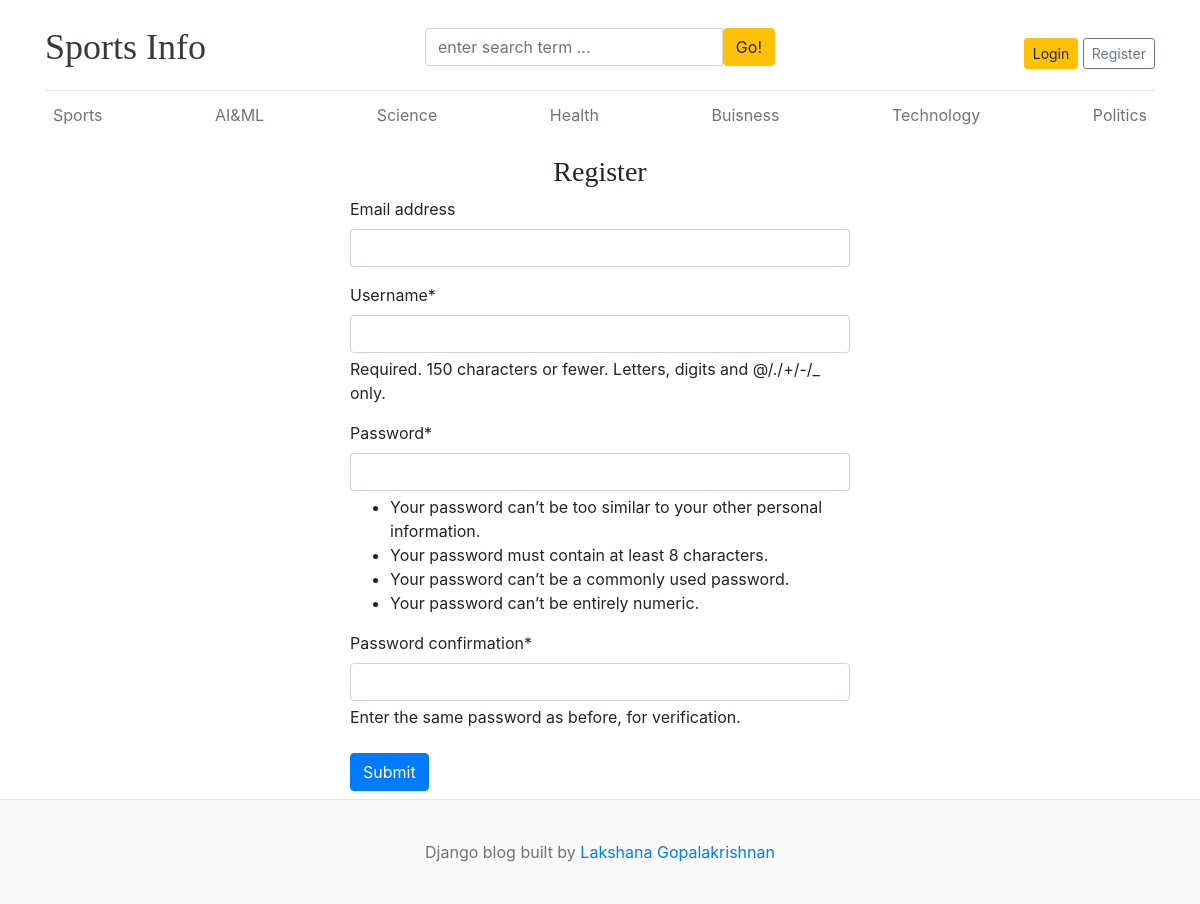
Screenshot of /register/ with the database file from the repository.
### blogs/models.py (models this page shows, shortened)
class Category(models.Model):
    category_name=models.CharField(max_length=50,unique=True)
    created_at=models.DateTimeField(auto_now_add=True)
    updated_at=models.DateTimeField(auto_now=True)
    class Meta:
        verbose_name_plural='categories'

### blog_main/views.py (the view)
# urls.py: path('register/',views.register,name='register'),
def register(request):
    if request.method=='POST':
        form=RegistrationForm(request.POST)
        if form.is_valid():
            form.save()
            messages.success(request, "Your account has been created successfully!")
            return redirect('register')
    else:
        form=RegistrationForm()
    context={
        'form':form,
    }
    return render(request,'register.html',context)

### blog_main/forms.py
class RegistrationForm(UserCreationForm):
    class Meta:
        model=User
        fields=('email','username','password1','password2')

### blogs/context_processors.py (called while the page is built)
def get_categories(request):
    categories=Category.objects.all().order_by('-updated_at')
    return {'categories':categories}

def get_social_links(request):
    social_links=SocialLink.objects.all()
    return dict(social_links=social_links)

### templates/register.html (shortened to what this page needs)
{% extends 'base.html' %}
{% block content %}
{% load crispy_forms_tags %}
<h3 class="text-center">Register</h3>
<form action="{% url 'register' %}" method="POST" style="width:500px;margin:auto">
    {{form | crispy}}
    <button type="submit" class="btn btn-primary my-2">Submit</button>
</form>
{% endblock %}

### templates/base.html (shortened to what this page needs)
{% load static %}
<!DOCTYPE html>
<html lang="en">
<head>
    <link href="https://getbootstrap.com/docs/4.0/dist/css/bootstrap.min.css" rel="stylesheet">
    <link href="{% static 'css/blog.css' %}" rel="stylesheet">
    <link rel="stylesheet" href="https://cdnjs.cloudflare.com/ajax/libs/font-awesome/6.0.0-beta3/css/all.min.css">
</head>
<body>
    <div class="container">
        <header class="blog-header py-3 ">
            <div class="row flex-nowrap justify-content-between align-items-center">
                <div class="col-4 pt-1">
                    <a class="blog-header-logo text-dark fw-bold" href="/">Sports Info</a>
                </div>
                <div class="col-4 mt-1">
                    <form action="{% url 'search' %}" method="GET">
                        <div class="input-group">
                            <input class="form-control" type="text" name="keyword" value="{{keyword}}" placeholder="enter search term ..." aria-label="Enter search term ..." aria-describedby="button-search"/>
                            <button type="submit" class="btn btn-warning" id="button-search" type="button">Go!</button>
                        </div>
                    </form>
                </div>
                <div class="col-4 d-flex justify-content-end mt-3">
                    {% if not user.is_authenticated %}
                    <a class="btn btn-sm btn-warning" href="{% url 'login' %}">Login</a> &nbsp;
                    <a class="btn btn-sm btn-outline-secondary" href="{% url 'register' %}">Register</a>
                    {% else %}
                    <h6><a href="{% url 'dashboard' %}" class="text-dark">Dashboard</a></h6>
                        &emsp;
                    <h6><a href="{% url 'logout' %}">Logout</a></h6>
                    {% endif %}
            </div>
        </header>
          <div class="nav-scroller py-1 mb-2">
            <nav class="nav d-flex justify-content-between">
                {% for category in categories %}
                    <a class="p-2 text-muted" href="{% url 'posts_by_category' category.id %}">{{category.category_name}}</a>
                {% endfor %}
            </nav>
        </div>
        {% block content %}
        {% endblock %}
    </div>
         <footer class="blog-footer w-100">
        <p>Django blog built by <a href="#">Lakshana Gopalakrishnan</a></p>
    </footer>
</body>
</html>

### blog_main/static/css/blog.css (style rules this page uses)
.blog-header { border-bottom: 1px solid #e5e5e5; }
.blog-header-logo { font-family: "Playfair Display", Georgia, "Times New Roman", serif ; font-size: 2.25rem; }
h1, h2, h3, h4, h5, h6 { font-family: "Playfair Display", Georgia, "Times New Roman", serif ; }
.blog-footer { padding: 2.5rem 0; color: #727272; text-align: center; background-color: #f9f9f9; border-top: .05rem solid #e5e5e5; }
.blog-footer p:last-child { margin-bottom: 0; }

### rows the page displays
Category: category_name "Sports"
Category: category_name "AI&ML"
Category: category_name "Science"
Category: category_name "Health"
Category: category_name "Buisness"
Category: category_name "Technology"
Category: category_name "Politics"
